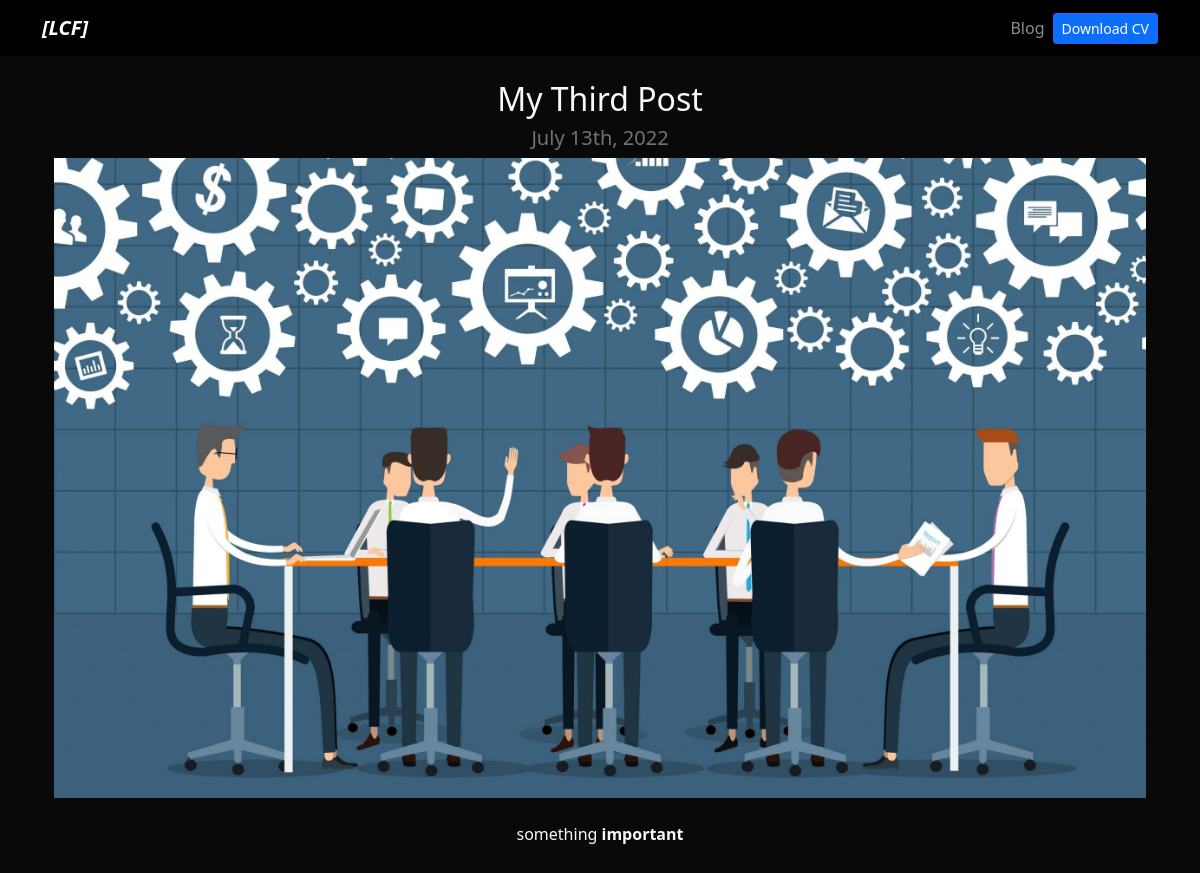
Page /blog/3 on the committed database.
### blog/models.py (models this page shows)
class Post(models.Model):
    title = models.CharField(max_length=100)
    description = models.TextField()
    image = models.ImageField(upload_to="blog/images")
    date = models.DateField(datetime.date.today)

### blog/views.py (the view)
# urls.py: path("<int:post_id>", post_detail, name="post_detail")
def post_detail(request, post_id):
    post = get_object_or_404(Post, pk=post_id)
    return render(request, "post_detail.html", {"post": post})

### blog/templates/post_detail.html
{% extends "layout.html" %}
{% block content %}
<div class="text-center">
    <h2>{{post.title}}</h2>
<h3 class="my-2 h5 text-muted">{{post.date|date:"F jS, Y"}}</h3>
<img src="{{post.image.url}}" alt="{{post.title}}" class="img-fluid img-post-detail">
<div class="my-4">
    <p>{{post.description|safe}}</p>
</div>
</div>
{% endblock %}

### portfolio/static/main.css (style rules this page uses)
body { background: #090909; }
.img-post-detail { height: 40em; width: 100%; object-fit: cover; }

### rows in the picture
Post: title "My Third Post", date "July 13th, 2022", image (picture), description "something important"
